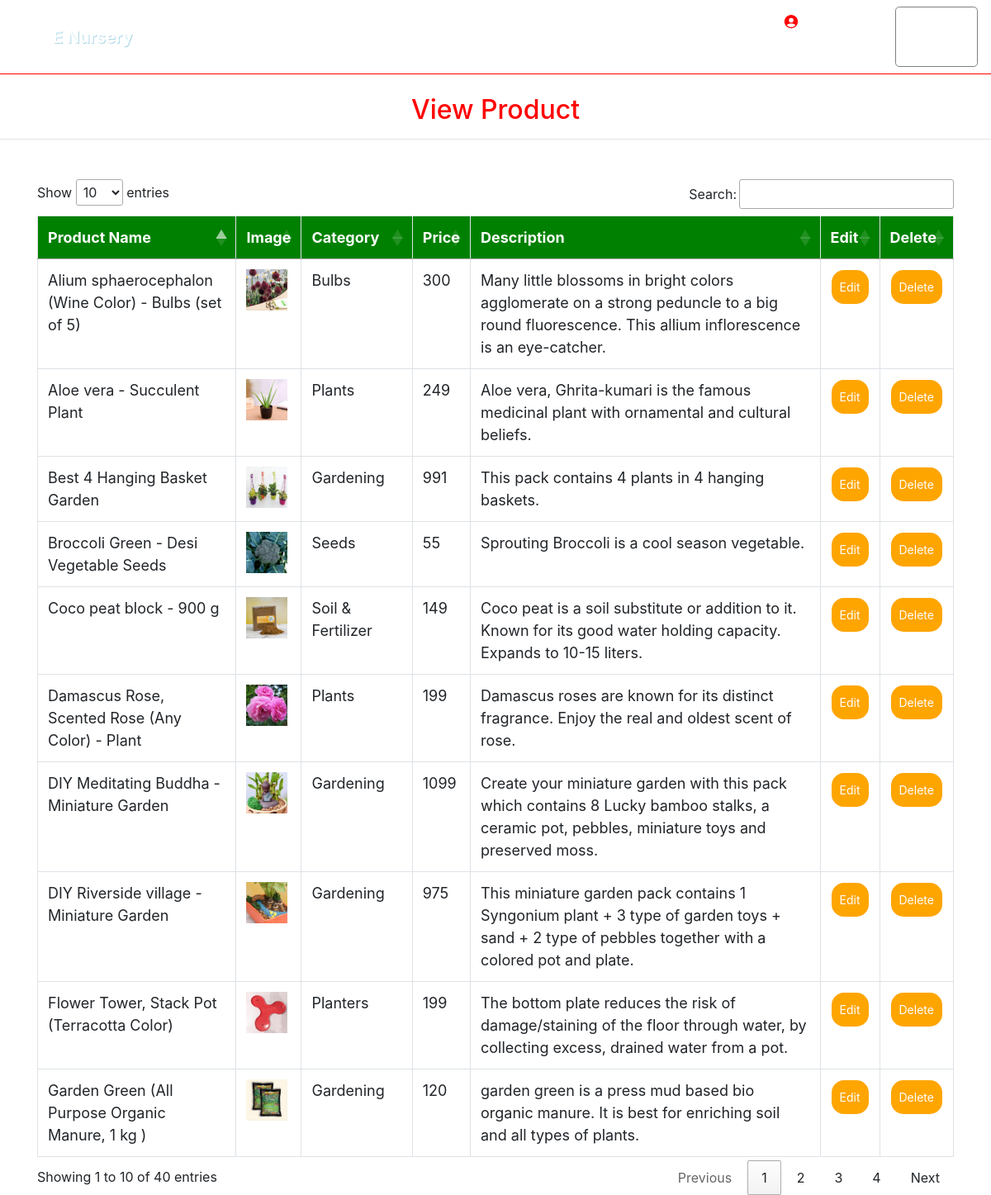
Screenshot of /admin_view_product (signed in) with the database file from the repository.
### grocery/models.py (models this page shows, shortened)
class Product(models.Model):
    category = models.ForeignKey(Category, on_delete=models.CASCADE, null=True)
    image = models.FileField(null=True)
    name = models.CharField(max_length=30, null=True)
    price = models.IntegerField(null=True)
    desc = models.TextField(null=True)

class Category(models.Model):
    name = models.CharField(max_length=30, null=True)

### grocery/views.py (the view)
# urls.py: path('admin_view_product', Admin_View_product, name='admin_view_product'),
def Admin_View_product(request):
    if not request.user.is_authenticated:
        return redirect('login_admin')
    pro = Product.objects.all()
    d = {'pro':pro}
    return render(request,'admin_view_product.html',d)

### grocery/templates/admin_view_product.html (shortened to what this page needs)
{% extends 'navigation.html' %}
{% block body %}
<center><h2 style="color:red;margin-top:2%">View Product</h2></center><hr>
 <div class="container" style="margin-top:4%">
<table class="table table-bordered" id="myTable">
  <thead>
  <tr>
    <th>Product Name</th>
    <th>Image</th>
      <th> Category</th>
    <th>Price</th>
       <th> Description</th>
    <th>Edit</th>
      <th>Delete</th>
  </tr>
  </thead>
   <tbody>
    {% for i in pro %}
  <tr>
    <td>{{i.name}}</td>
    <td><img src="{{i.image.url}}" style="width:50px;height:50px"></td>
      <td>{{i.category.name}}</td>
      <td>{{i.price}}</td>
      <td>{{i.desc}}</td>
    <td><a href="{% url 'edit_product' i.id %}"><button class="button button1 btn-success">Edit</button></a>
    </td>
      <td><a href="{% url 'delete_product' i.id %}" onclick="return confirm('Are you sure?')"><button class="button button1 btn-danger">Delete</button></a></td>
  </tr>
    {% endfor %}
    </tbody>
</table>
 </div>
{% endblock %}

### grocery/templates/navigation.html (style rules this page uses)
* { box-sizing: border-box; }
#myTable { border-collapse: collapse; width: 100%; border: 1px solid #ddd; font-size: 18px; }
#myTable th { text-align: left; padding: 12px; background-color: green; color: white; }
#myTable td { text-align: left; padding: 12px; background-color: white; }
#myTable tr { border-bottom: 1px solid #ddd; }
.button { background-color: orange; border: none; color: white; padding: 10px; text-align: center; text-decoration: none; display: inline-block; font-size: 14px; margin: 1px 1px; cursor: pointer; }
.button1 { border-radius: 15px; }

### rows the page displays
Product: name "Best 4 Hanging Basket Garden", image (picture), category.name "Gardening", price "991", desc "This pack contains 4 plants in 4 hanging baskets."
Product: name "DIY Riverside village - Miniature Garden", image (picture), category.name "Gardening", price "975", desc "This miniature garden pack contains 1 Syngonium plant + 3 type of garden toys + sand + 2 type of pebbles together with a colored pot and plate."
Product: name "DIY Meditating Buddha - Miniature Garden", image (picture), category.name "Gardening", price "1099", desc "Create your miniature garden with this pack which contains 8 Lucky bamboo stalks, a ceramic pot, pebbles, miniature toys and preserved moss."
Product: name "Damascus Rose, Scented Rose (Any Color) - Plant", image (picture), category.name "Plants", price "199", desc "Damascus roses are known for its distinct fragrance. Enjoy the real and oldest scent of rose."
Product: name "Aloe vera - Succulent Plant", image (picture), category.name "Plants", price "249", desc "Aloe vera, Ghrita-kumari is the famous medicinal plant with ornamental and cultural beliefs."
Product: name "Broccoli Green - Desi Vegetable Seeds", image (picture), category.name "Seeds", price "55", desc "Sprouting Broccoli is a cool season vegetable."
Product: name "Alium sphaerocephalon (Wine Color) - Bulbs (set of 5)", image (picture), category.name "Bulbs", price "300", desc "Many little blossoms in bright colors agglomerate on a strong peduncle to a big round fluorescence. This allium inflorescence is an eye-catcher."
Product: name "Flower Tower, Stack Pot (Terracotta Color)", image (picture), category.name "Planters", price "199", desc "The bottom plate reduces the risk of damage/staining of the floor through water, by collecting excess, drained water from a pot."
Product: name "Coco peat block - 900 g", image (picture), category.name "Soil & Fertilizer", price "149", desc "Coco peat is a soil substitute or addition to it. Known for its good water holding capacity. Expands to 10-15 liters."
Product: name "Garden Green (All Purpose Organic Manure, 1 kg )", image (picture), category.name "Gardening", price "120", desc "garden green is a press mud based bio organic manure. It is best for enriching soil and all types of plants."
